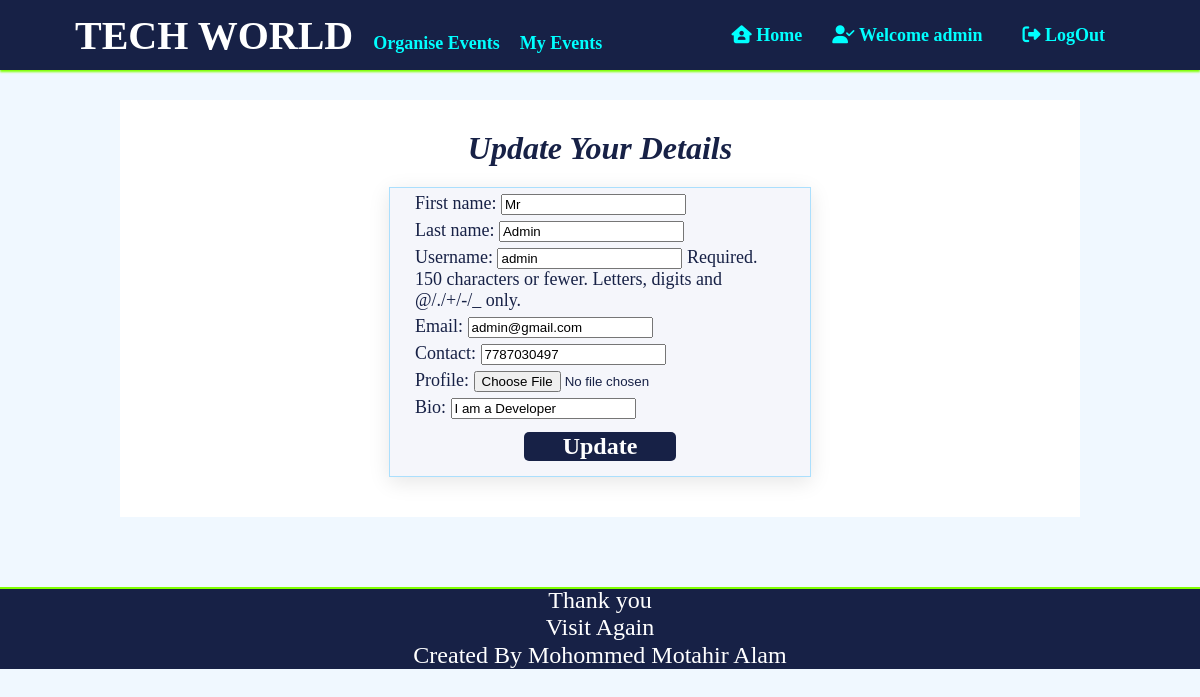
/account/1/Update, run on the app's committed database.
### account/models.py (models this page shows, shortened)
class User(AbstractUser):
    CATEGORY_CHOICES=[
        ('Organiser','Organiser'),
        ('Member','Member')
    ]
    email=models.EmailField(unique=True)
    contact=models.CharField(max_length=10)
    profile=models.ImageField(upload_to='account/',blank=True)
    bio=models.TextField(blank=True)
    category=models.CharField(choices=CATEGORY_CHOICES,default='Member',max_length=9)
    REQUIRED_FIELDS=('email','category','first_name','last_name')

### account/views.py (the view)
# urls.py: path('<int:pk>/Update',UserUpdateView.as_view(),name='Update'),
class UserUpdateView(generic.UpdateView):
    model = get_user_model()
    form_class=UserUpdateForm
    template_name = "registration/User Update.html"
    success_url=reverse_lazy("home")

### account/forms.py
class UserUpdateForm(forms.ModelForm):
    bio=forms.CharField()
    class Meta:
        model = get_user_model()
        fields=('first_name','last_name','username','email','contact','profile','bio')

### account/templates/registration/User Update.html (shortened to what this page needs)
{%extends 'event/Base.html'%}
{%load static%}
{%block extra_head%}
    <link rel="stylesheet" href="{%static "event/css/Form.css"%}">
{% endblock %}
{%block content%}
    <h1>Update Your Details</h1>
    <form class='form' method='POST' enctype="multipart/form-data">
        {{form.as_p}}
        <div class='submit_btn'>
            <input id='sub' type='submit' value='Update'>
        </div>
    </form>
{% endblock %}

### event/templates/event/Base.html (shortened to what this page needs)
{%load static%}
<!DOCTYPE html>
<html>
    <head>
        <link rel="stylesheet" href="{% static "event/css/Style.css"%}">
        {% block extra_head %}
        {% endblock %}
    </head>
    <body>
        <header>
            <div id="nav1">
                <span id="Edyoda">TECH WORLD</span>
                {% if user.is_authenticated %}
                    <a class="link" href="{%url 'Event Create'%}"><span class="nav1">Organise Events</span></a>
                    <a class="link" href="{%url 'My Events' user.id%}"><span class="nav1">My Events</span></a>
                {% endif %}
            </div>
            <nav id="nav2">
                {%if user.is_authenticated %}
                    <a class="link" href="{%url 'home' %}"><span class="nav1"><i class="fas fa-house-user"></i> Home</span></a>
                    <a class="link" href="{%url 'Details' user.id %}"><span class="nav2"><i class="fas fa-user-check"></i> Welcome {{user.get_username}}</span></a>
                    <a class="link" href="{%url 'logout' %}"><span class="nav2"><i class="fas fa-sign-out-alt"></i> LogOut</span></a>
                {% else %}
                    <a class="link" href="{%url 'home' %}"><span class="nav2"><i class="fas fa-home"> </i>Home</span></a>
                    <a class="link" href="{%url 'login' %}"><span class="nav2"><i class="fas fa-sign-in-alt"></i> LogIn</span></a>
                    <a class="link" href=""><span class="nav2">Contact Us</span></a>
                {% endif %}
            </nav>
        </header>
        <div id="container">
            {% block content %}
            {% endblock %}
        </div>
        <footer>
            <p>Thank you<br>Visit Again<p>
            <p>Created By Mohommed Motahir Alam</p>
        </footer>
    </body>
</html>

### event/static/event/css/Style.css (style rules this page uses)
html { scroll-behavior: smooth; }
body { margin: 0px; padding: 0px; background-color: aliceblue; font-family: 'Times New Roman', Times, serif; }
header { box-sizing: border-box; background-color: #172146; box-shadow: 0px 2px 2px #7fff00; width: 100%; height: 70px; position: fixed; top:0px; display: flex; justify-content: space-between; align-items: center; padding: 15px 75px; }
#nav1 { width: 55%; text-align: left; display: flex; justify-content: start; align-items: baseline; }
#nav2 { width: 45%; text-align: right; display: flex; justify-content: flex-end; align-items: baseline; }
#Edyoda { color:white; font-weight: bolder; font-size: 40px; margin: 0px; margin-right: 10px; }
.nav1 { color: aqua; font-weight: bolder; font-size: 18px; margin:0px 10px; }
.nav2 { color: aqua; font-weight: bolder; font-size: 18px; margin:0px 20px; }
footer { box-sizing: border-box; box-shadow: inset 0px 2px 0px #7fff00; background-color: #172146; width: 100%; height: 100%; color: white; font-size: 24px; text-align: center; }
footer p { margin: 1px; }
#container { width: 80%; margin: 70px auto; margin-top: 100px; background-color:white; box-sizing: border-box; }
h1 { text-align: center; font-weight: bolder; font-style: italic; color: #7fff00; }
.link { text-decoration: none; color: unset; }

### event/static/event/css/Form.css (style rules this page uses)
#container { padding-top: 20px; padding-bottom: 40px; }
.form { width: 380px; height: 100%; background-color: #f5f6fb; margin: 0px auto; box-shadow: 0 5px 20px 0 rgba(0,0,0,.1); border: 1px solid rgba(0,168,255,.3); padding: 0px 20px; font-size: 18px; color: #172146; }
h1 { text-align: center; font-weight: bolder; font-style: italic; color: #172146; padding-bottom: 10px; margin: 10px auto; }
form p { margin: 5px; }
#sub { width:40%; margin: 8px auto; margin-bottom: 15px; font-size: 24px; font-weight: 700; color: white; cursor: pointer; background-color: #172146; border-radius: 5px; border: none; font-family: 'Times New Roman', Times, serif; }
.submit_btn { width: 100%; text-align: center; }

### data on the page
User: get_username "admin", first_name "Mr", last_name "Admin", username "admin", email "admin@gmail.com", contact "7787030497", bio "I am a Developer"
